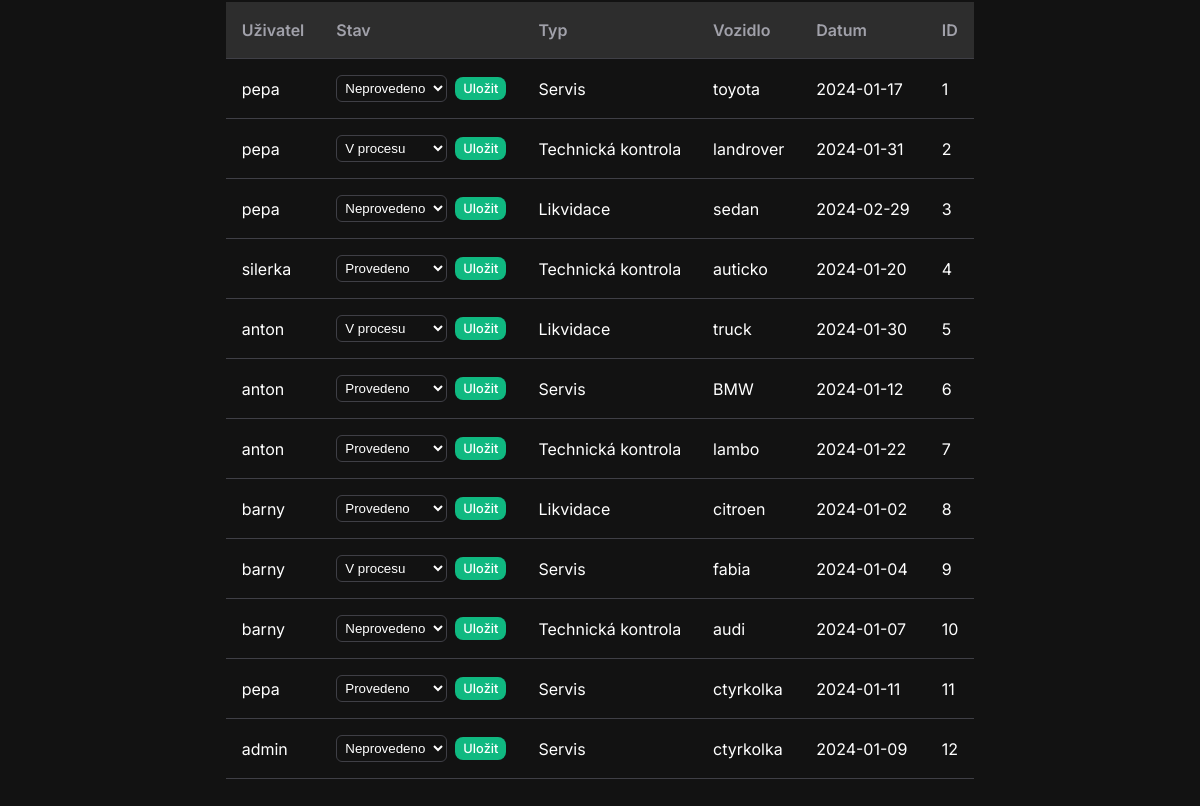
/sprava_vozidel (signed in, lower part), run on an earlier commit of the app's database.
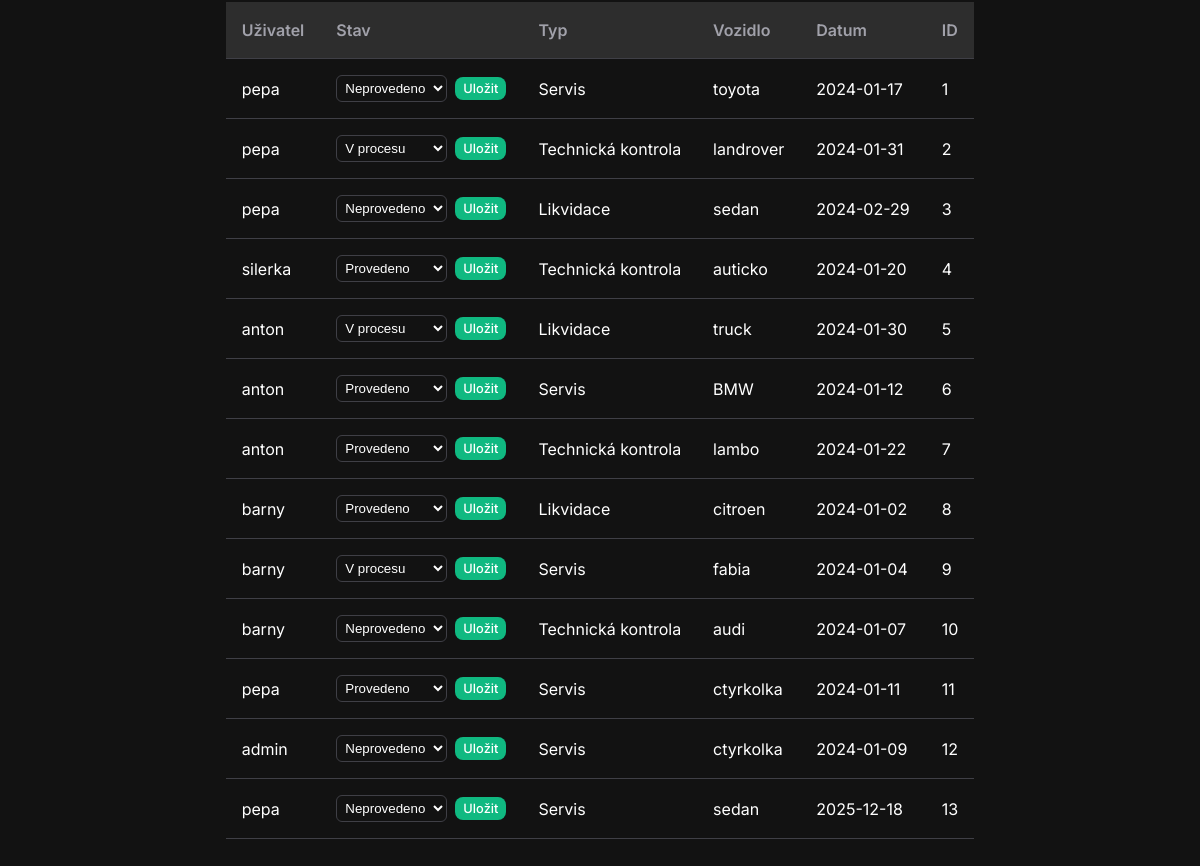
And on a later commit of the database.
### views/models.py (models this page shows)
class Sluzba(db.Model):
    id_sluzby = db.Column(db.Integer, primary_key=True)
    id_uzivatele = db.Column(db.Integer, db.ForeignKey('user.id'), nullable=False)
    user = db.relationship('User', backref='sluzby')
    datum = db.Column(db.Date, nullable=False)
    stav = db.Column(db.String(50), nullable=False)
    id_vozidla = db.Column(db.Integer, db.ForeignKey('vozidlo.id_vozidla'), nullable=False)
    vozidlo = db.relationship('Vozidlo', backref='sluzby')
    id_druhu_sluzby = db.Column(db.Integer, db.ForeignKey('druh_sluzby.id_druhu_sluzby'), nullable=False)
    druh_sluzby = db.relationship('DruhSluzby', backref='sluzby')

class User(db.Model):
    id = db.Column(db.Integer, primary_key=True)
    username = db.Column(db.String(255), nullable=False)
    password = db.Column(db.String(255), nullable=False)
    phone = db.Column(db.String(15))
    email = db.Column(db.String(255), unique=True, nullable=False)
    role_id = db.Column(db.Integer, db.ForeignKey('role.id'), nullable=False)
    role = db.relationship('Role', backref='users')

class DruhSluzby(db.Model):
    id_druhu_sluzby = db.Column(db.Integer, primary_key=True)
    nazev = db.Column(db.String(255), nullable=False)

class Vozidlo(db.Model):
    id_vozidla = db.Column(db.Integer, primary_key=True)
    id_uzivatele = db.Column(db.Integer, db.ForeignKey('user.id'), nullable=False)
    user = db.relationship('User', backref='vozidla')
    nazev_vozidla = db.Column(db.String(255), nullable=False)
    spz = db.Column(db.String(10), nullable=False)

### views/sprava_vozidel_blueprint.py (the view)
@sprava_vozidel.route('/sprava_vozidel')
def spravaVozidel():
    if 'role_id' in session and session['role_id'] in [8, 6, 7, 5]:
        user_id=session['user_id']
        user_role=session['role_id']
        if user_role == 6:
            volba = 2
        elif user_role == 7:
            volba = 1
        else:
            volba = 3
        form = UserSelectForm()
        users_with_operations = models.User.query.filter(
            models.User.sluzby.any(models.Sluzba.id_druhu_sluzby == volba)
        ).all()
        form.selected_user.choices = [(user.id, user.username) for user in users_with_operations]
        vozidla = models.Vozidlo.query.filter_by(id_uzivatele=user_id).all()
        operace = models.Sluzba.query.filter(models.Sluzba.id_druhu_sluzby==volba).all()
    elif 'role_id' in session and session['role_id'] in [1]:
        user_id=session['user_id']
        user_role=session['role_id']
        if user_role == 6:
            volba = 2
        elif user_role == 7:
            volba = 1
        else:
            volba = 3
        form = UserSelectForm()
        users_with_operations = models.User.query.filter(
            models.User.sluzby.any(models.Sluzba.id_druhu_sluzby == volba)
        ).all()
        form.selected_user.choices = [(user.id, user.username) for user in users_with_operations]
        vozidla = models.Vozidlo.query.all()
        operace = models.Sluzba.query.all()
    else:
        abort(403)
    return render_template('sprava_vozidel.jinja',vozidla=vozidla,operace=operace, form=form)

### forms.py
class UserSelectForm(FlaskForm):
    selected_user = SelectField('Vyberte uživatele', coerce=int)
    submit = SubmitField('Zobrazit operace')

### templates/sprava_vozidel.jinja (shortened to what this page needs)
{% extends '__main.jinja' %}
{% block content %}
    <div class="container">
        {% if 'user_id' in session and session['role_id'] in [1, 6, 7, 5] %}
        <div style="overflow-x: auto;">
            <table>
                <thead>
                    <tr>
                        <th>Uživatel</th>
                        <th>Stav</th>
                        <th>Typ</th>
                        <th>Vozidlo</th>
                        <th>Datum</th>
                        <th>ID</th>
                    </tr>
                </thead>
                <tbody>
                    {% for operace in operace %}
                        <tr>
                            <td>{{ operace.user.username }}</td>
                            <td>
                                <form method="POST" action="{{ url_for('sprava_vozidel.zmena_stavu') }}" style="display: flex; gap: 0.5rem; align-items: center;">
                                    <select name="novy_stav" style="padding: 0.25rem; border-radius: var(--radius-sm); background-color: var(--bg-primary); color: var(--text-primary); border: 1px solid var(--border-color);">
                                        <option value="neprovedeno" {% if operace.stav == 'neprovedeno' %}selected{% endif %}>Neprovedeno</option>
                                        <option value="provedeno" {% if operace.stav == 'provedeno' %}selected{% endif %}>Provedeno</option>
                                        <option value="v_procesu" {% if operace.stav == 'v_procesu' %}selected{% endif %}>V procesu</option>
                                    </select>
                                    <button type="submit" class="btn btn-primary" style="padding: 0.25rem 0.5rem; font-size: 0.8rem;">Uložit</button>
                                </form>
                            </td>
                            <td>{{ operace.druh_sluzby.nazev }}</td>
                            <td>{{ operace.vozidlo.nazev_vozidla }}</td>
                            <td>{{ operace.datum }}</td>
                            <td>{{ operace.id_sluzby}}</td>
                        </tr>
                    {% endfor %}
                </tbody>
            </table>
        </div>
        {% endif %}
    </div>
{% endblock %}

What changed in the data, as far as the page shows it:
added Sluzba: user.username "pepa", novy_stav "Neprovedeno", druh_sluzby.nazev "Servis", vozidlo.nazev_vozidla "sedan", datum "2025-12-18", id_sluzby "13"
